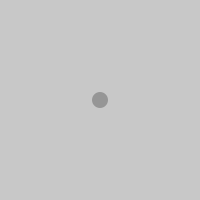
Frame 1 (no input)
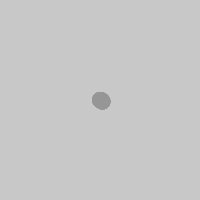
Frame 60 (the mouse pressed at the canvas centre just before this capture)
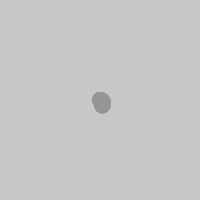
Frame 120 (the mouse held since frame 60 and released just before this capture)

The Processing sketch that drew these frames (run headless with seeded random() and noise(); from frame 60 on, the mouse is pressed at the canvas centre):

// Processing sketch: processing_119514
// ── processing_119514.pde

// Learning Processing Exercise 13-5. Spirilitis.

float r = 0;
float theta = 0;

void setup() {
  size(200, 200);
  background(200);
}

void draw() {
  float x = r * cos(theta);
  float y = r * sin(theta);
  noStroke();
  fill(150);
  ellipse(x + width / 2, y + height / 2, 16, 16);
  theta += 0.01;
  r += 0.05;
}
